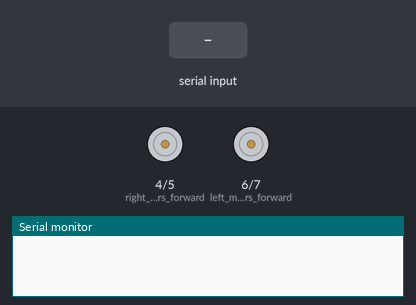
A sketch run on a simulated Arduino Uno, built with avr-gcc and run on an emulated ATmega328P. Shown: motor-driver pin pairs drawn as motors (green arrow = first pin HIGH = forward, orange = second pin HIGH = backward, longer = more drive), the last lines printed to the serial monitor. Inputs (shaded band) come from the test bench.

Above: at 1.2 s.
1.3 s: "F" received over Serial
At 1.8 s:
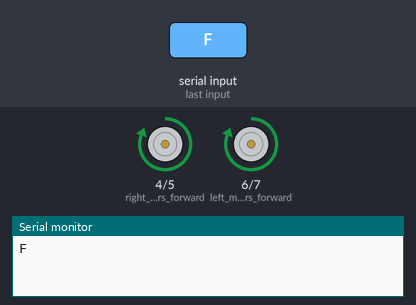
2.8 s: "S" received over Serial
At 4.0 s:
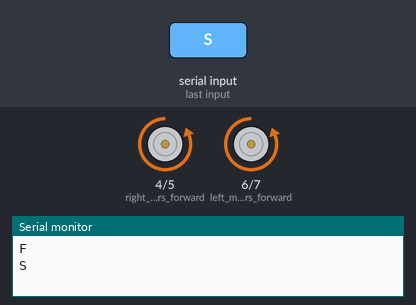
4.3 s: "L" received over Serial
At 5.3 s:
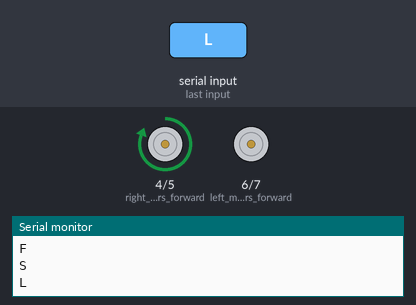
5.8 s: "R" received over Serial
At 6.5 s:
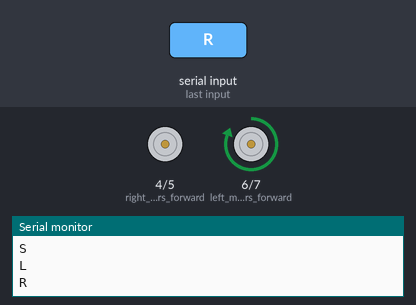
Timing chart, 0 to 8.3 s (numbered marks = the images above; inputs shaded):
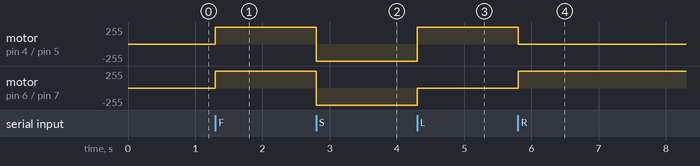

Measured:
- after the input at 1.3 s, motor on pin 4 (right_motors_forward) / pin 5 (right_motors_reverse), motor on pin 6 (left_motors_forward) / pin 7 (left_motors_reverse): stopped → forward 255/255 at once
- after the input at 2.8 s, motor on pin 4 (right_motors_forward) / pin 5 (right_motors_reverse), motor on pin 6 (left_motors_forward) / pin 7 (left_motors_reverse): forward 255/255 → backward 255/255 at once
- after the input at 4.3 s, motor on pin 4 (right_motors_forward) / pin 5 (right_motors_reverse): backward 255/255 → forward 255/255 at once; motor on pin 6 (left_motors_forward) / pin 7 (left_motors_reverse): backward 255/255 → stopped at once
- after the input at 5.8 s, motor on pin 4 (right_motors_forward) / pin 5 (right_motors_reverse): forward 255/255 → stopped at once; motor on pin 6 (left_motors_forward) / pin 7 (left_motors_reverse): stopped → forward 255/255 at once

The sketch:

motor_control.ino
```cpp
/*********************************************************
* This program is for controlling four DC motors
* Choose an option indicated in the IF statements to
* have the motors correspond with that action
*
* Created by: Team Deliveroid
* 03/17/2022
*/

char t;

void setup() {
  pinMode(6, OUTPUT); // left motors forward
  pinMode(7, OUTPUT); // left motors reverse
  pinMode(4, OUTPUT); // right motors forward
  pinMode(5, OUTPUT); // right motors reverse
  pinMode(0, OUTPUT); // pwm INA
  pinMode(1, OUTPUT); // pwm INB
//  pinMode(1,OUTPUT);   //Led
  Serial.begin(9600);

}

void loop() {
if(Serial.available()){
  t = Serial.read();
  Serial.println(t);
}

if (t == 'F') { // move forward
          digitalWrite(6, HIGH);
          digitalWrite(7, LOW);
          digitalWrite(4, HIGH);
          digitalWrite(5, LOW);
          digitalWrite(0, HIGH);
          digitalWrite(1, HIGH);
          delay(300);
        }
        if (t == 'S') { // move reverse
          digitalWrite(6, LOW);
          digitalWrite(7, HIGH);
          digitalWrite(4, LOW);
          digitalWrite(5, HIGH);
          digitalWrite(0, HIGH);
          digitalWrite(1, HIGH);
          delay(300);
        }
        if (t == 'L') { // turn right
          digitalWrite(6, LOW);
          digitalWrite(7, LOW);
          digitalWrite(4, HIGH);
          digitalWrite(5, LOW);
          digitalWrite(0, HIGH);
          digitalWrite(1, HIGH);
          delay(300);
        }
        if (t == 'R') { // turn left
          digitalWrite(6, HIGH);
          digitalWrite(7, LOW);
          digitalWrite(4, LOW);
          digitalWrite(5, LOW);
          digitalWrite(0, HIGH);
          digitalWrite(1, HIGH);
          delay(300);
        }
        if (t == 'B') { // stop
          digitalWrite(6, LOW);
          digitalWrite(7, LOW);
          digitalWrite(4, LOW);
          digitalWrite(5, LOW);
          digitalWrite(0, LOW);
          digitalWrite(1, LOW);
          delay(30);
        }
        else if(t == 'W'){    //turn led on or off)
          digitalWrite(1,HIGH);
        }
        else if(t == 'w'){
          digitalWrite(1,LOW);
        }
}
```
